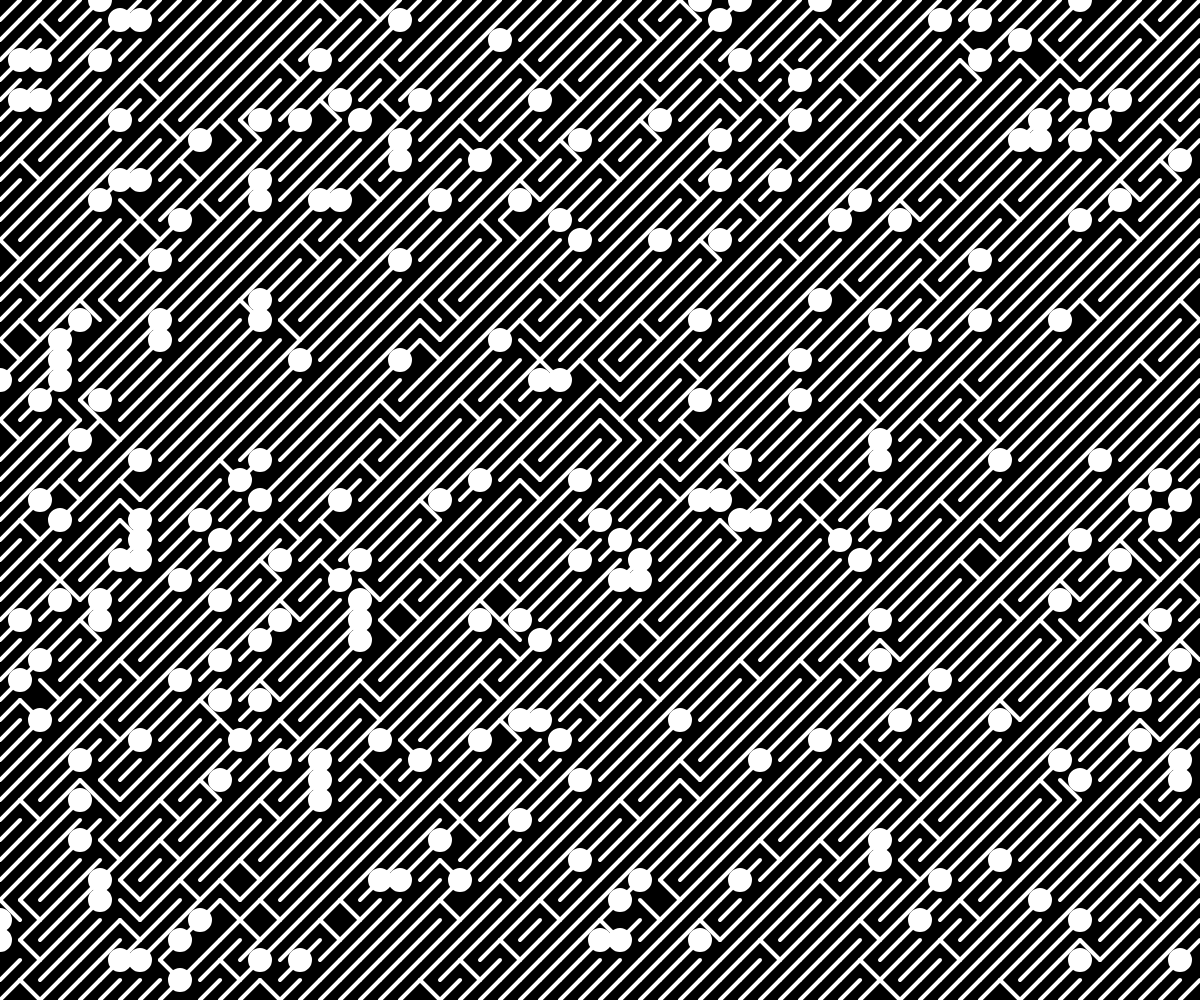
Frame 1 (no input)
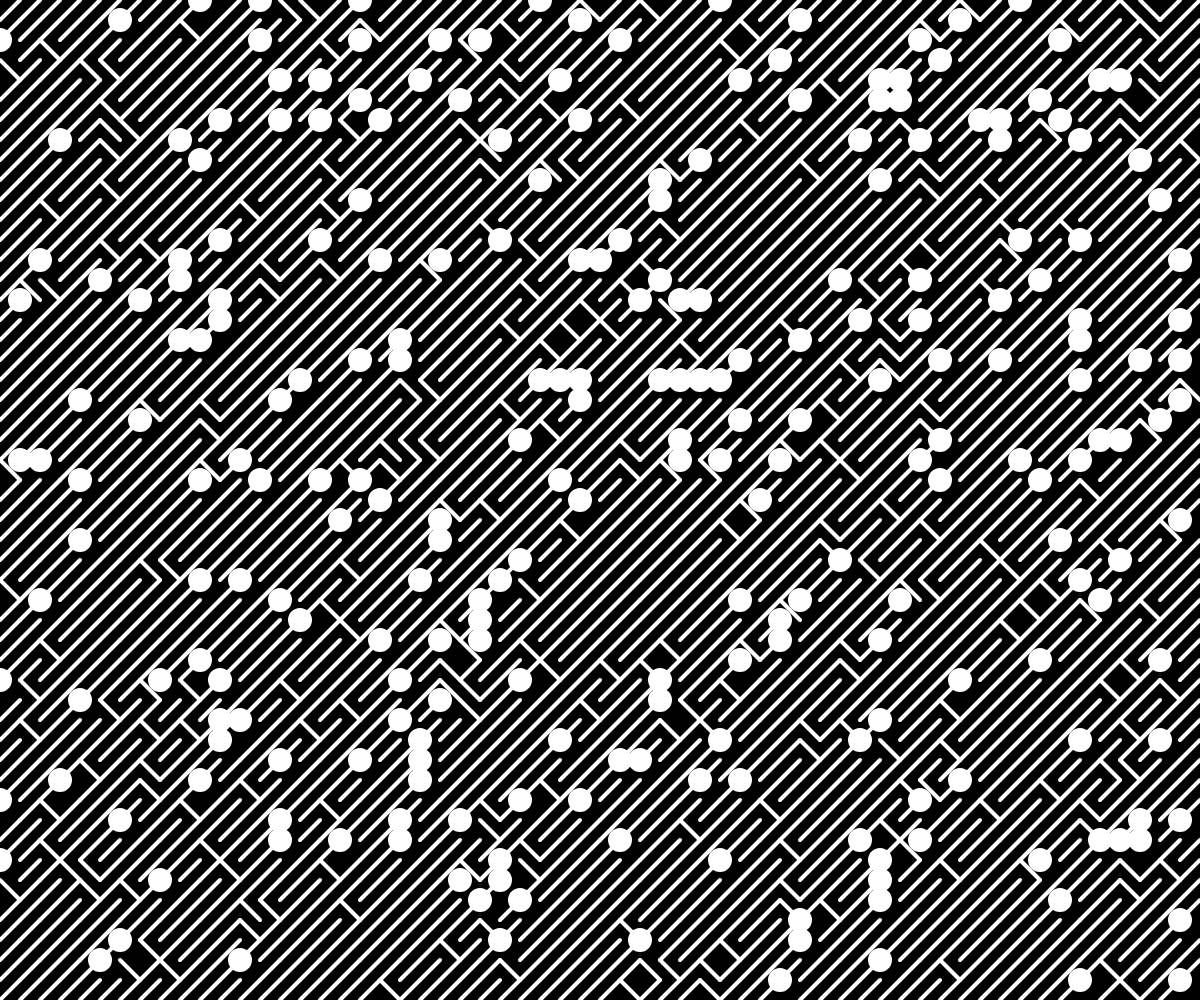
Frame 2 (the mouse pressed at the canvas centre, redrawn once)

The p5.js sketch that drew these frames (run headless with seeded random() and noise() and a simulated clock; the mouse was pressed at the canvas centre and the sketch redrawn once):

// p5.js sketch
// ── sketch.js
let gridSize = 20;

// let patterns = [pattern1, pattern2, pattern3, pattern4];
let patterns = [[pattern1, 1], [pattern2, 10], [pattern3, 0], [pattern4, 1]];

function setup () {
  createCanvas (windowWidth, windowHeight);
}

function draw () {
  background ('black');

  for (let x = 0; x < width; x += gridSize) {
    for (let y = 0; y < height; y += gridSize) {
      // circle(x,y,gridSize); сетка с кругами
      push (); //что бы не перерисовывалось

      translate (x, y);
      // circle(x,y,gridSize*0.3);
      drawPattern ();

      pop ();
    }
  }

  noLoop (); // pause для цикла рисования на первом кадре
}

function drawPattern () {
  strokeWeight (gridSize * 0.2); // то же самое что 20% от размера сетки
  stroke ('white');

  let raffle = [];
  /*
for(let i=0; i<patterns.length; i++) {
  let pattern = pattern[i];
--------------сокрашенная запись*/
  for (let pattern of patterns) {
    //pattrn[0] --> function
    //pattern[1] --> число билетов или "размер" вероятности

    for (let i = 0; i < pattern[1]; i++) {
      raffle.push (pattern[0]);
    }
  }

  // let r = random (1);

  // let selectedPattern;
  // let selectedPattern = random (patterns); 

  /*
  if (r < 0.5) {
    //backward диагональ
    line (0, 0, gridSize, gridSize);
  } else {
    //forward диагональ
    line (0, gridSize, gridSize, 0);
  }
  */
  /*
  if (r < 0.5) patter1();
   else patter2();
*/
  /*
   if (r < 0.5)selectedPattern = pattern1;
   else selectedPattern = pattern2;
*/

  let selectedPattern = random (raffle);

  selectedPattern ();
}

function mousePressed(){
  loop();//unpaused
}

function pattern1 () {
  line (0, 0, gridSize, gridSize);
}

function pattern2 () {
  line (0, gridSize, gridSize, 0);
}

function pattern3 () {
  //half backward diagonal
  line (0, 0, gridSize / 2, gridSize / 2);
}

function pattern4 () {
  //half forward diagonal
  // line (0, gridSize, gridSize / 2, gridSize / 2);
  circle(0,0,gridSize);
}
